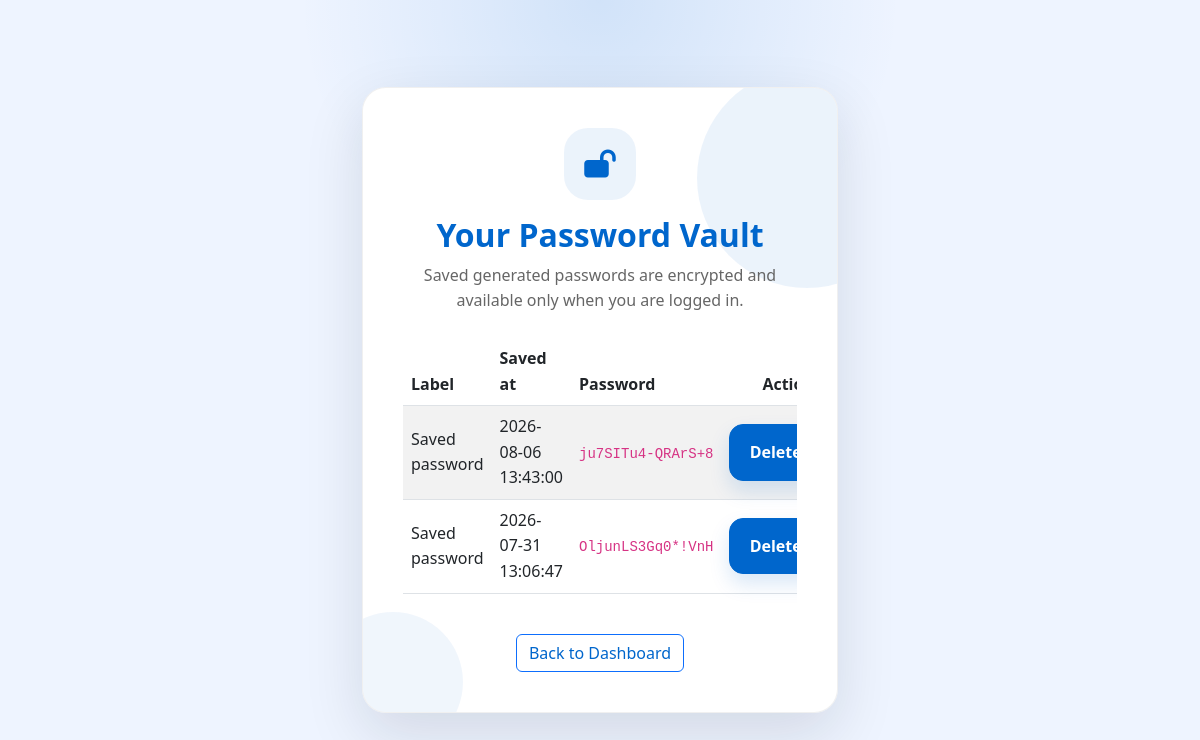
Screenshot of /vault.php (signed in) with the database file from the repository.
### tables this page shows
CREATE TABLE vault_entries (
            id INTEGER PRIMARY KEY AUTOINCREMENT,
            user_id INTEGER NOT NULL,
            label TEXT,
            password TEXT NOT NULL,
            created_at DATETIME DEFAULT CURRENT_TIMESTAMP,
            FOREIGN KEY(user_id) REFERENCES users(id)
        );

### auth.php (called while the page is built, shortened)
<?php
require_once __DIR__ . '/db.php';
function currentUser() {
    return $_SESSION['user'] ?? null;
}
function getVaultCipherKey(): string {
    $key = defined('VAULT_SECRET_KEY') ? VAULT_SECRET_KEY : 'shieldos-default-vault-secret';
    return substr(hash('sha256', $key, true), 0, 32);
}
function decryptVaultPassword(string $payload): string {
    $cipher = 'aes-256-cbc';
    $key = getVaultCipherKey();
    $decoded = base64_decode($payload, true);
    $ivLength = openssl_cipher_iv_length($cipher);
    $iv = substr($decoded, 0, $ivLength);
    $encrypted = substr($decoded, $ivLength);
    $decrypted = openssl_decrypt($encrypted, $cipher, $key, OPENSSL_RAW_DATA, $iv);
    return $decrypted === false ? '' : $decrypted;
}
function getVaultEntries(int $userId): array {
    global $pdo;
    $stmt = $pdo->prepare('SELECT id, label, password, created_at FROM vault_entries WHERE user_id = :user_id ORDER BY created_at DESC');
    $stmt->execute(['user_id' => $userId]);
    $rows = $stmt->fetchAll();
    return $rows;
}

### vault.php (the view, shortened to what this page needs)
<?php
require_once __DIR__ . '/auth.php';
$user = currentUser();
$entries = getVaultEntries($user['id']);
?>
<!DOCTYPE html>
<html lang="en">
<head>
    <link href="https://cdn.jsdelivr.net/npm/bootstrap@5.3.0/dist/css/bootstrap.min.css" rel="stylesheet">
    <link rel="stylesheet" href="https://cdnjs.cloudflare.com/ajax/libs/font-awesome/6.4.0/css/all.min.css">
    <link rel="stylesheet" href="style.css">
</head>
<body class="auth-page">
    <div class="container auth-wrapper">
        <div class="auth-card">
            <div class="auth-card-top text-center mb-4">
                <div class="auth-icon mb-3"><i class="fa-solid fa-lock-open"></i></div>
                <h2 class="mb-2 text-primary">Your Password Vault</h2>
                <p class="text-muted">Saved generated passwords are encrypted and available only when you are logged in.</p>
            </div>
            <?php if (count($entries) === 0): ?>
                <div class="alert alert-info">No saved passwords found. Generate one and save it from the dashboard.</div>
            <?php else: ?>
                <div class="table-responsive">
                    <table class="table table-striped align-middle">
                        <thead>
                            <tr>
                                <th>Label</th>
                                <th>Saved at</th>
                                <th>Password</th>
                                <th class="text-end">Actions</th>
                            </tr>
                        </thead>
                        <tbody>
                            <?php foreach ($entries as $entry): ?>
                                <tr>
                                    <td><?= htmlspecialchars($entry['label']) ?></td>
                                    <td><?= htmlspecialchars($entry['created_at']) ?></td>
                                    <td><code><?= htmlspecialchars($entry['password']) ?></code></td>
                                    <td class="text-end">
                                        <form method="POST" action="vault.php" onsubmit="return confirm('Delete this saved password?');" style="display:inline-block;">
                                            <button type="submit" class="btn btn-sm btn-danger">Delete</button>
                                        </form>
                                    </td>
                                </tr>
                            <?php endforeach; ?>
                        </tbody>
                    </table>
                </div>
            <?php endif; ?>
            <div class="text-center mt-4">
                <a href="index.php" class="btn btn-outline-primary">Back to Dashboard</a>
            </div>
        </div>
    </div>
</body>
</html>

### style.css (style rules this page uses)
* { margin: 0; padding: 0; box-sizing: border-box; }
:root { --primary-blue: #0066cc; --primary-blue-light: #0080ff; --primary-blue-dark: #0052a3; --secondary-light: #f8f9fa; --text-dark: #1a1a1a; --text-muted: #666666; --border-color: #e0e0e0; --accent-green: #10b981; --accent-orange: #f59e0b; --accent-red: #ef4444; }
html { scroll-behavior: smooth; }
body { background: #ffffff; color: var(--text-dark); font-family: 'Segoe UI', -apple-system, BlinkMacSystemFont, 'Helvetica Neue', sans-serif; line-height: 1.6; }
.btn-danger, .btn-red-custom { background-color: var(--primary-blue); border-color: var(--primary-blue); color: #ffffff; font-weight: 600; border-radius: 8px; transition: all 0.3s ease; box-shadow: 0 2px 8px rgba(0, 102, 204, 0.15); }
.text-primary { color: var(--primary-blue) !important; }
.text-muted { color: var(--text-muted) !important; }
.auth-page { background: radial-gradient(circle at top, rgba(0, 102, 204, 0.12), transparent 30%), #eef4ff; min-height: 100vh; display: flex; align-items: center; justify-content: center; padding: 2rem; }
.auth-wrapper { width: 100%; max-width: 500px; margin: 0 auto; }
.auth-card { background: rgba(255, 255, 255, 0.98); border: 1px solid rgba(0, 0, 0, 0.06); border-radius: 24px; box-shadow: 0 22px 60px rgba(15, 23, 42, 0.12); padding: 2.5rem; position: relative; overflow: hidden; }
.auth-card::before { content: ''; position: absolute; top: -20px; right: -80px; width: 220px; height: 220px; background: rgba(0, 102, 204, 0.08); border-radius: 50%; }
.auth-card::after { content: ''; position: absolute; bottom: -40px; left: -40px; width: 140px; height: 140px; background: rgba(0, 102, 204, 0.06); border-radius: 50%; }
.auth-card .btn-danger { background-color: var(--primary-blue); border-color: var(--primary-blue); padding: 0.95rem 1.2rem; font-size: 1rem; border-radius: 14px; box-shadow: 0 10px 20px rgba(0, 102, 204, 0.15); }
.auth-card h2 { font-size: 2rem; font-weight: 700; margin-bottom: 0.5rem; }
.auth-card p { color: var(--text-muted); margin-bottom: 1.5rem; }
.auth-card-top { position: relative; z-index: 1; }
.auth-icon { width: 72px; height: 72px; margin: 0 auto; display: grid; place-items: center; border-radius: 22px; background: linear-gradient(135deg, rgba(0, 102, 204, 0.15), rgba(0, 102, 204, 0.4)); color: var(--primary-blue); font-size: 1.75rem; }
.auth-card a { color: var(--primary-blue); }
.auth-icon { width: 72px; height: 72px; margin: 0 auto; display: grid; place-items: center; border-radius: 24px; background: rgba(0, 102, 204, 0.08); color: var(--primary-blue); font-size: 1.75rem; }

### rows the page displays
vault_entries: label "Saved password", created_at "2026-08-06 13:43:00", password "ju7SITu4-QRArS+8"
vault_entries: label "Saved password", created_at "2026-07-31 13:06:47", password "OljunLS3Gq0*!VnH"
